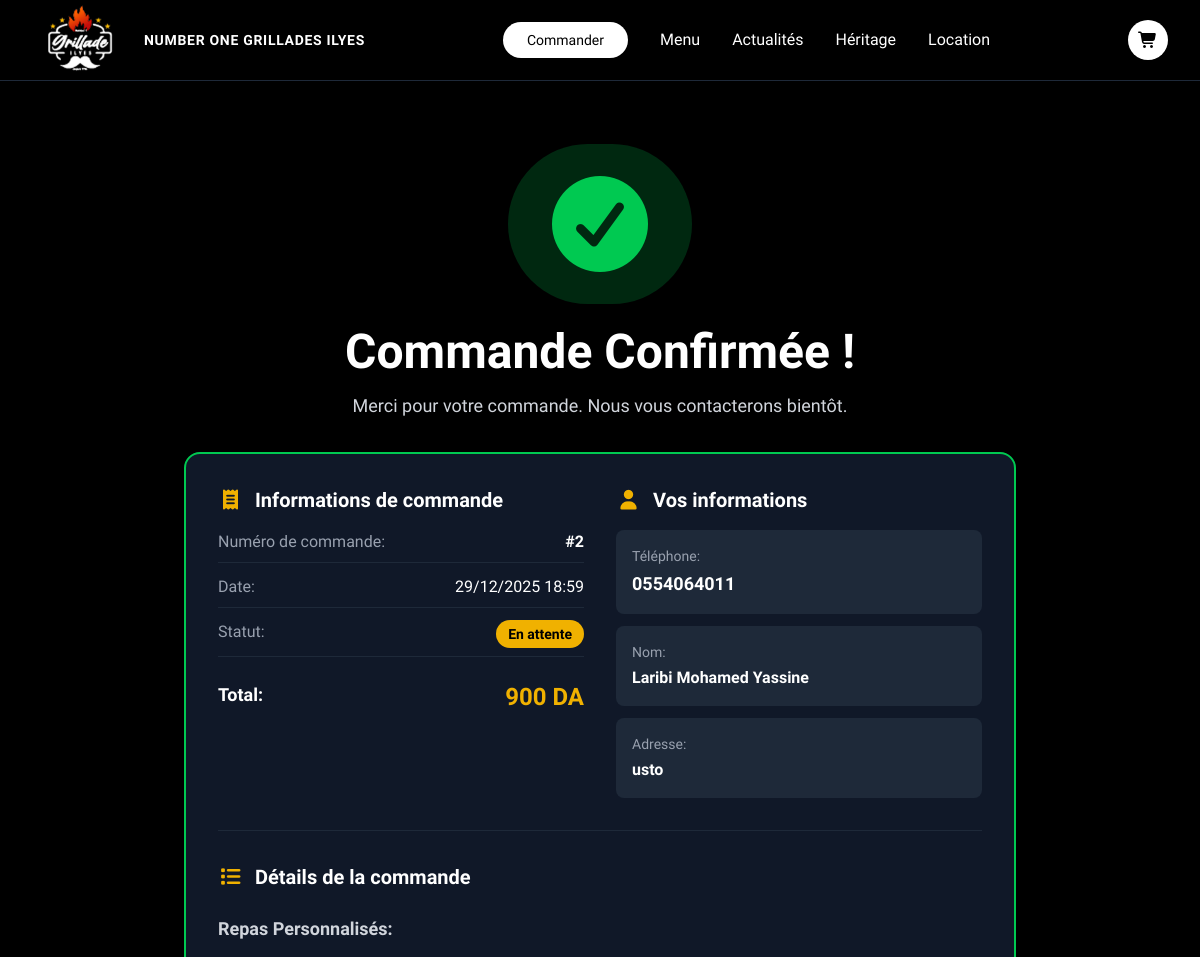
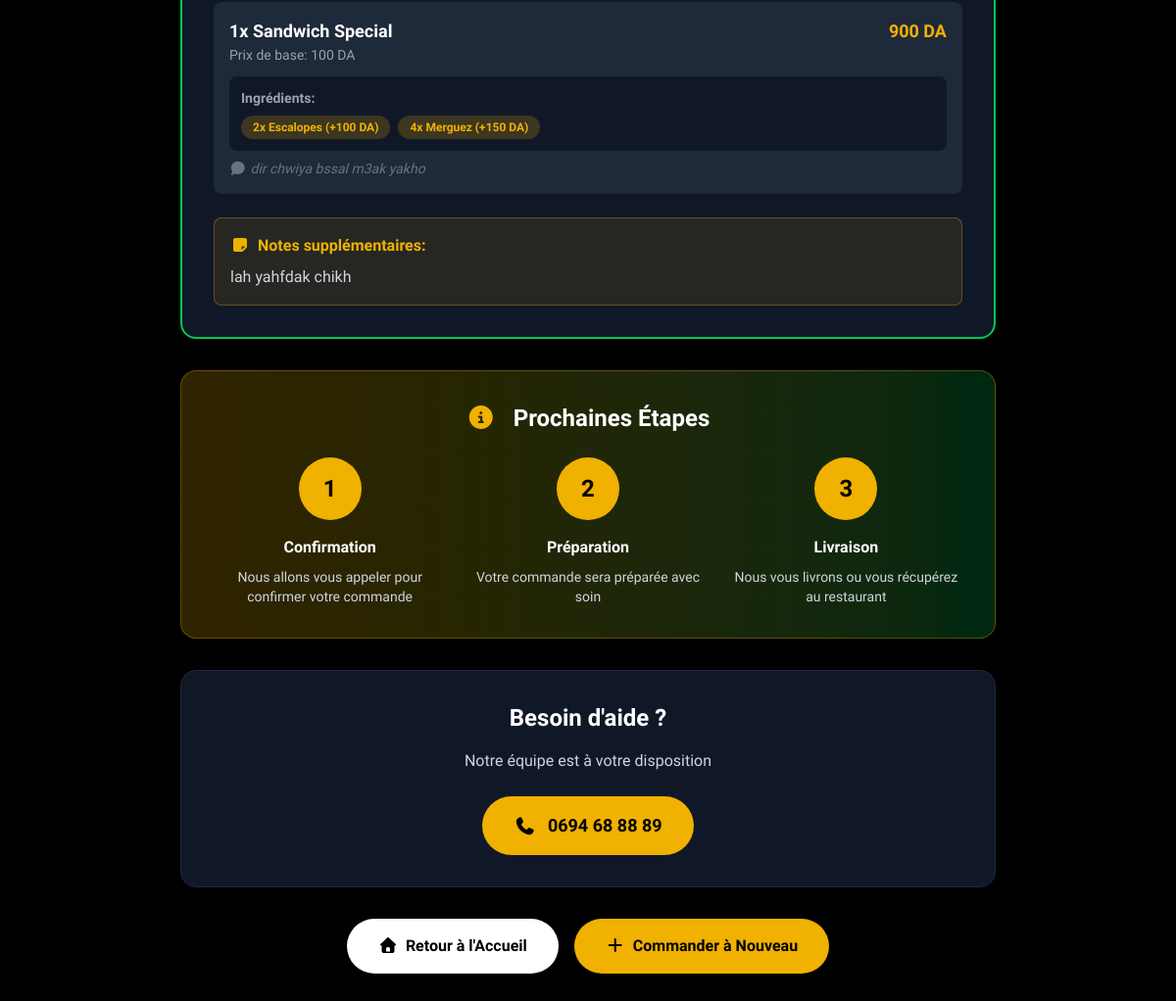
The app's page /restaurant/confirmation/2/ with its own data (2 pictures, top to bottom).
### restaurant/models.py (models this page shows, shortened)
class Order(models.Model):
    STATUS_CHOICES = [
        ('pending', 'En attente'),
        ('confirmed', 'Confirmée'),
        ('preparing', 'En préparation'),
        ('ready', 'Prête'),
        ('delivered', 'Livrée'),
        ('cancelled', 'Annulée'),
    ]
    customer_phone = models.CharField(max_length=20)
    customer_name = models.CharField(max_length=100, blank=True)
    customer_address = models.TextField(blank=True, null=True)
    total_price = models.DecimalField(max_digits=10, decimal_places=2)
    additional_notes = models.TextField(blank=True, null=True)
    status = models.CharField(max_length=20, choices=STATUS_CHOICES, default='pending')
    created_at = models.DateTimeField(auto_now_add=True)
    updated_at = models.DateTimeField(auto_now=True)
    class Meta:
        ordering = ['-created_at']

class OrderSpecialMeal(models.Model):
    order = models.ForeignKey(Order, on_delete=models.CASCADE, related_name='special_meals')
    special_meal = models.ForeignKey(SpecialMeal, on_delete=models.CASCADE)
    quantity = models.IntegerField(validators=[MinValueValidator(1)])
    base_price = models.DecimalField(max_digits=10, decimal_places=2)
    total_price = models.DecimalField(max_digits=10, decimal_places=2)
    notes = models.TextField(blank=True, null=True)

class SpecialMeal(models.Model):
    name = models.CharField(max_length=100)
    description = models.TextField()
    base_price = models.DecimalField(max_digits=10, decimal_places=2)
    image = models.ImageField(upload_to='special_meals/')
    is_available = models.BooleanField(default=True)
    available_ingredients = models.ManyToManyField(
        Ingredient,
        through='SpecialMealIngredient',
        related_name='special_meals'
    )

class OrderSpecialMealIngredient(models.Model):
    order_special_meal = models.ForeignKey(
        OrderSpecialMeal,
        on_delete=models.CASCADE,
        related_name='selected_ingredients'
    )
    ingredient = models.ForeignKey(Ingredient, on_delete=models.CASCADE)
    quantity = models.IntegerField(validators=[MinValueValidator(1)])
    unit_price = models.DecimalField(max_digits=10, decimal_places=2)

class Ingredient(models.Model):
    name = models.CharField(max_length=100)
    category = models.ForeignKey(IngredientCategory, on_delete=models.CASCADE)
    price = models.DecimalField(
        max_digits=10,
        decimal_places=2,
        default=0,
        help_text="Extra cost for this ingredient (0 if included in base)"
    )
    is_available = models.BooleanField(default=True)
    image = models.ImageField(upload_to='ingredients/', blank=True, null=True)
    class Meta:
        ordering = ['category__order', 'name']

### restaurant/views.py (the view)
# urls.py: path('confirmation/<int:order_id>/', views.order_confirmation, name='order_confirmation'),
def order_confirmation(request, order_id):
    order = get_object_or_404(Order, id=order_id)
    context = {
        'order': order
    }
    return render(request, 'restaurant/order_confirmation.html', context)

### restaurant/templates/restaurant/order_confirmation.html (shortened to what this page needs)
{% extends 'base.html' %}
{% load static %}
{% block content %}
<section class="bg-black min-h-screen py-16">
    <div class="max-w-4xl mx-auto px-4 sm:px-6 lg:px-8">
        <div class="text-center mb-8">
            <div class="inline-block bg-green-500/20 rounded-full p-8 mb-6 animate-pulse">
                <i class="fas fa-check-circle text-green-500 text-8xl"></i>
            </div>
            <h1 class="text-4xl md:text-5xl font-bold text-white mb-4">
                Commande Confirmée !
            </h1>
            <p class="text-gray-300 text-lg">
                Merci pour votre commande. Nous vous contacterons bientôt.
            </p>
        </div>
        <div class="bg-gray-900 rounded-2xl p-8 border-2 border-green-500 mb-8">
            <div class="grid grid-cols-1 md:grid-cols-2 gap-8 mb-8">
                <div>
                    <h2 class="text-xl font-bold text-white mb-4 flex items-center">
                        <i class="fas fa-receipt text-yellow-500 mr-3"></i>
                        Informations de commande
                    </h2>
                    <div class="space-y-3">
                        <div class="flex justify-between border-b border-gray-800 pb-2">
                            <span class="text-gray-400">Numéro de commande:</span>
                            <span class="text-white font-bold">#{{ order.id }}</span>
                        </div>
                        <div class="flex justify-between border-b border-gray-800 pb-2">
                            <span class="text-gray-400">Date:</span>
                            <span class="text-white">{{ order.created_at|date:"d/m/Y H:i" }}</span>
                        </div>
                        <div class="flex justify-between border-b border-gray-800 pb-2">
                            <span class="text-gray-400">Statut:</span>
                            <span class="bg-yellow-500 text-black px-3 py-1 rounded-full text-sm font-bold">
                                {{ order.get_status_display }}
                            </span>
                        </div>
                        <div class="flex justify-between pt-3">
                            <span class="text-white font-bold text-lg">Total:</span>
                            <span class="text-yellow-500 font-bold text-2xl">{{ order.total_price|floatformat:0 }} DA</span>
                        </div>
                    </div>
                </div>
                <div>
                    <h2 class="text-xl font-bold text-white mb-4 flex items-center">
                        <i class="fas fa-user text-yellow-500 mr-3"></i>
                        Vos informations
                    </h2>
                    <div class="space-y-3">
                        <div class="bg-gray-800 rounded-lg p-4">
                            <p class="text-gray-400 text-sm mb-1">Téléphone:</p>
                            <p class="text-white font-semibold text-lg">{{ order.customer_phone }}</p>
                        </div>
                        {% if order.customer_name %}
                        <div class="bg-gray-800 rounded-lg p-4">
                            <p class="text-gray-400 text-sm mb-1">Nom:</p>
                            <p class="text-white font-semibold">{{ order.customer_name }}</p>
                        </div>
                        {% endif %}
                        {% if order.customer_address %}
                        <div class="bg-gray-800 rounded-lg p-4">
                            <p class="text-gray-400 text-sm mb-1">Adresse:</p>
                            <p class="text-white font-semibold">{{ order.customer_address }}</p>
                        </div>
                        {% endif %}
                    </div>
                </div>
            </div>
            <div class="border-t border-gray-800 pt-8">
                <h2 class="text-xl font-bold text-white mb-6 flex items-center">
                    <i class="fas fa-list text-yellow-500 mr-3"></i>
                    Détails de la commande
                </h2>
                {% if order.special_meals.all %}
                <div>
                    <h3 class="text-lg font-semibold text-gray-300 mb-4">Repas Personnalisés:</h3>
                    <div class="space-y-4">
                        {% for special in order.special_meals.all %}
                        <div class="bg-gray-800 rounded-lg p-4">
                            <div class="flex justify-between items-start mb-3">
                                <div>
                                    <p class="text-white font-semibold text-lg">{{ special.quantity }}x {{ special.special_meal.name }}</p>
                                    <p class="text-gray-400 text-sm">Prix de base: {{ special.base_price|floatformat:0 }} DA</p>
                                </div>
                                <span class="text-yellow-500 font-bold text-lg">{{ special.total_price|floatformat:0 }} DA</span>
                            </div>
                            <div class="bg-gray-900 rounded-lg p-3 mb-2">
                                <p class="text-gray-400 text-sm font-semibold mb-2">Ingrédients:</p>
                                <div class="flex flex-wrap gap-2">
                                    {% for ing in special.selected_ingredients.all %}
                                    <span class="bg-yellow-500/20 text-yellow-500 px-3 py-1 rounded-full text-xs font-semibold">
                                        {{ ing.quantity }}x {{ ing.ingredient.name }}
                                        {% if ing.unit_price > 0 %}(+{{ ing.unit_price|floatformat:0 }} DA){% endif %}
                                    </span>
                                    {% endfor %}
                                </div>
                            </div>
                            {% if special.notes %}
                            <p class="text-gray-500 text-sm italic">
                                <i class="fas fa-comment mr-1"></i>{{ special.notes }}
                            </p>
                            {% endif %}
                        </div>
                        {% endfor %}
                    </div>
                </div>
                {% endif %}
                {% if order.additional_notes %}
                <div class="mt-6 bg-yellow-500/10 border border-yellow-500/30 rounded-lg p-4">
                    <p class="text-yellow-500 font-semibold mb-2">
                        <i class="fas fa-sticky-note mr-2"></i>Notes supplémentaires:
                    </p>
                    <p class="text-gray-300">{{ order.additional_notes }}</p>
                </div>
                {% endif %}
            </div>
        </div>
        <div class="bg-gradient-to-r from-yellow-500/20 to-green-500/20 rounded-2xl p-8 border border-yellow-500/30 mb-8">
            <h2 class="text-2xl font-bold text-white mb-6 text-center">
                <i class="fas fa-info-circle text-yellow-500 mr-3"></i>
                Prochaines Étapes
            </h2>
            <div class="grid grid-cols-1 md:grid-cols-3 gap-6">
                <div class="text-center">
                    <div class="bg-yellow-500 text-black w-16 h-16 rounded-full flex items-center justify-center mx-auto mb-4 text-2xl font-bold">1</div>
                    <h3 class="text-white font-bold mb-2">Confirmation</h3>
                    <p class="text-gray-300 text-sm">Nous allons vous appeler pour confirmer votre commande</p>
                </div>
                <div class="text-center">
                    <div class="bg-yellow-500 text-black w-16 h-16 rounded-full flex items-center justify-center mx-auto mb-4 text-2xl font-bold">2</div>
                    <h3 class="text-white font-bold mb-2">Préparation</h3>
                    <p class="text-gray-300 text-sm">Votre commande sera préparée avec soin</p>
                </div>
                <div class="text-center">
                    <div class="bg-yellow-500 text-black w-16 h-16 rounded-full flex items-center justify-center mx-auto mb-4 text-2xl font-bold">3</div>
                    <h3 class="text-white font-bold mb-2">Livraison</h3>
                    <p class="text-gray-300 text-sm">Nous vous livrons ou vous récupérez au restaurant</p>
                </div>
            </div>
        </div>
        <div class="bg-gray-900 rounded-2xl p-8 border border-gray-800 text-center mb-8">
            <h2 class="text-2xl font-bold text-white mb-4">Besoin d'aide ?</h2>
            <p class="text-gray-300 mb-6">Notre équipe est à votre disposition</p>
            <a href="tel:+213694688889" class="inline-flex items-center gap-3 bg-yellow-500 text-black px-8 py-4 rounded-full font-bold hover:bg-yellow-400 transition text-lg">
                <i class="fas fa-phone"></i>
                0694 68 88 89
            </a>
        </div>
        <div class="flex flex-col sm:flex-row gap-4 justify-center">
            <a href="{% url 'core:home' %}" class="bg-white text-black px-8 py-4 rounded-full font-bold hover:bg-gray-200 transition text-center">
                <i class="fas fa-home mr-2"></i>Retour à l'Accueil
            </a>
            <a href="{% url 'restaurant:order' %}" class="bg-yellow-500 text-black px-8 py-4 rounded-full font-bold hover:bg-yellow-400 transition text-center">
                <i class="fas fa-plus mr-2"></i>Commander à Nouveau
            </a>
        </div>
    </div>
</section>
{% endblock %}

### core/templates/base.html (style rules this page uses)
.font-marcellus { font-family: 'Marcellus', serif; }

### restaurant/templates/restaurant/order_confirmation.html (style rules this page uses)
.animate-pulse { animation: pulse 2s ease-in-out infinite; }

### records on screen
Order: id "2", created_at "29/12/2025 18:59", status "En attente", total_price "900", customer_phone "0554064011", customer_name "Laribi Mohamed Yassine", customer_address "usto", additional_notes "lah yahfdak chikh"
OrderSpecialMeal: quantity "1", special_meal.name "Sandwich Special", base_price "100", total_price "900", notes "dir chwiya bssal m3ak yakho"
OrderSpecialMealIngredient: quantity "2", ingredient.name "Escalopes", unit_price "100"
OrderSpecialMealIngredient: quantity "4", ingredient.name "Merguez", unit_price "150"
